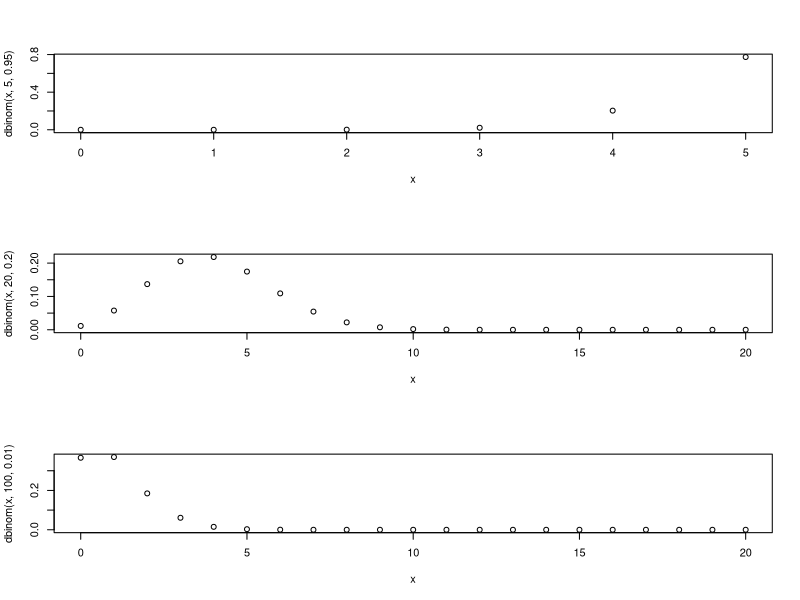

Source code (R):
dbinom(3,5,0.95)
dbinom(c(0:5),5,0.95)
dbinom(c(0:5),20,0.2)
dbinom(c(0:5),100,0.01)
par(mfrow = c(3,1))
x<-0:5
plot(x,dbinom(x,5,0.95))
x<-0:20
plot(x,dbinom(x,20,0.2))
plot(x,dbinom(x,100,0.01))
pbinom(3,5,0.95)
1-pbinom(3,5,0.95)
pbinom(4,20,0.2)
1-pbinom(4,20,0.2)
x<-0:5
p<-pbinom(x,5,0.95)
p
round(p,4)
x<-0:20
p<-pbinom(x,20,0.2)
p
round(p,4)
sum(dbinom(c(10:15),15,0.4))
sum(dbinom(c(3:8),15,0.4))
dbinom(3,15,0.4)
